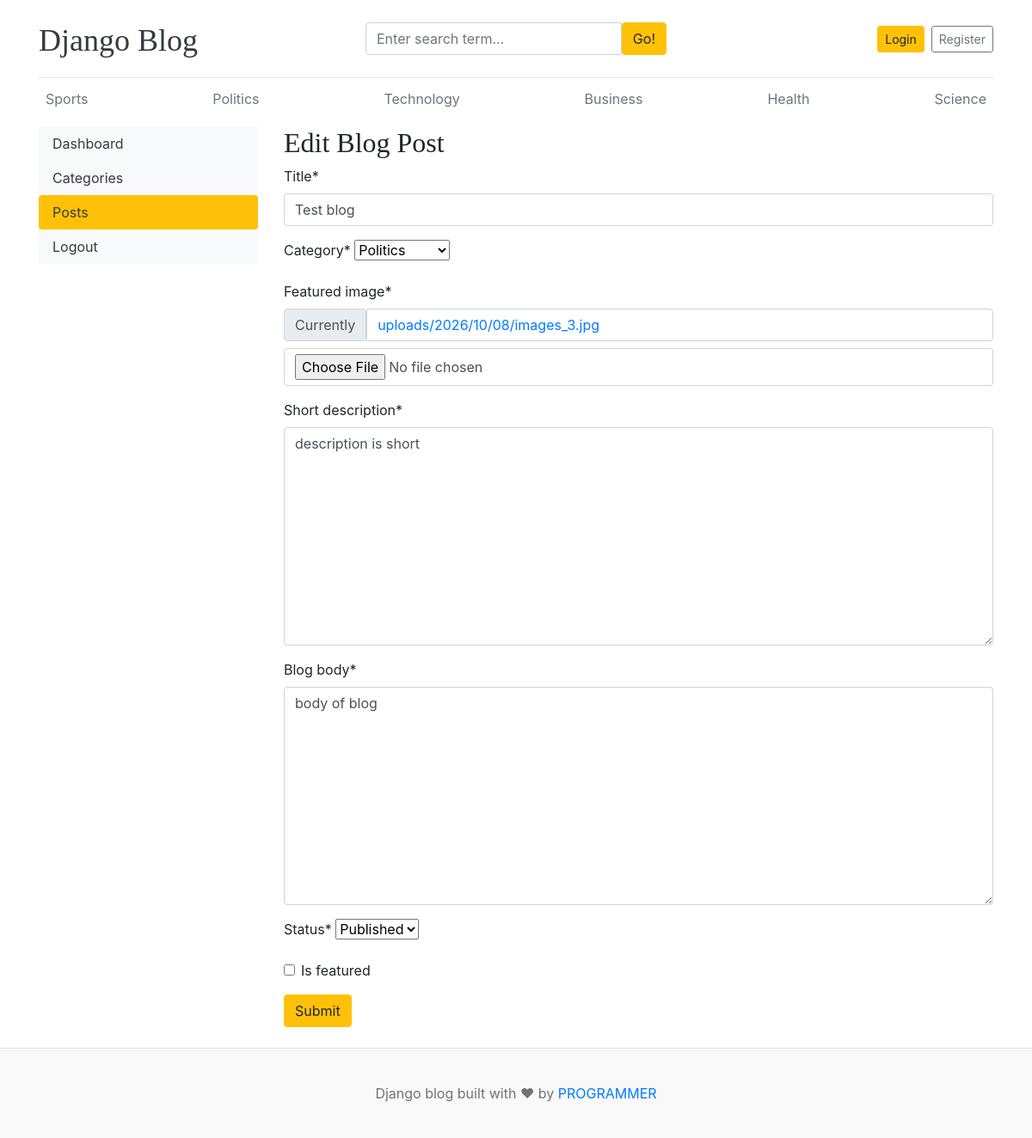
Before: /dashboard/posts/edit/1/ with the older database file.
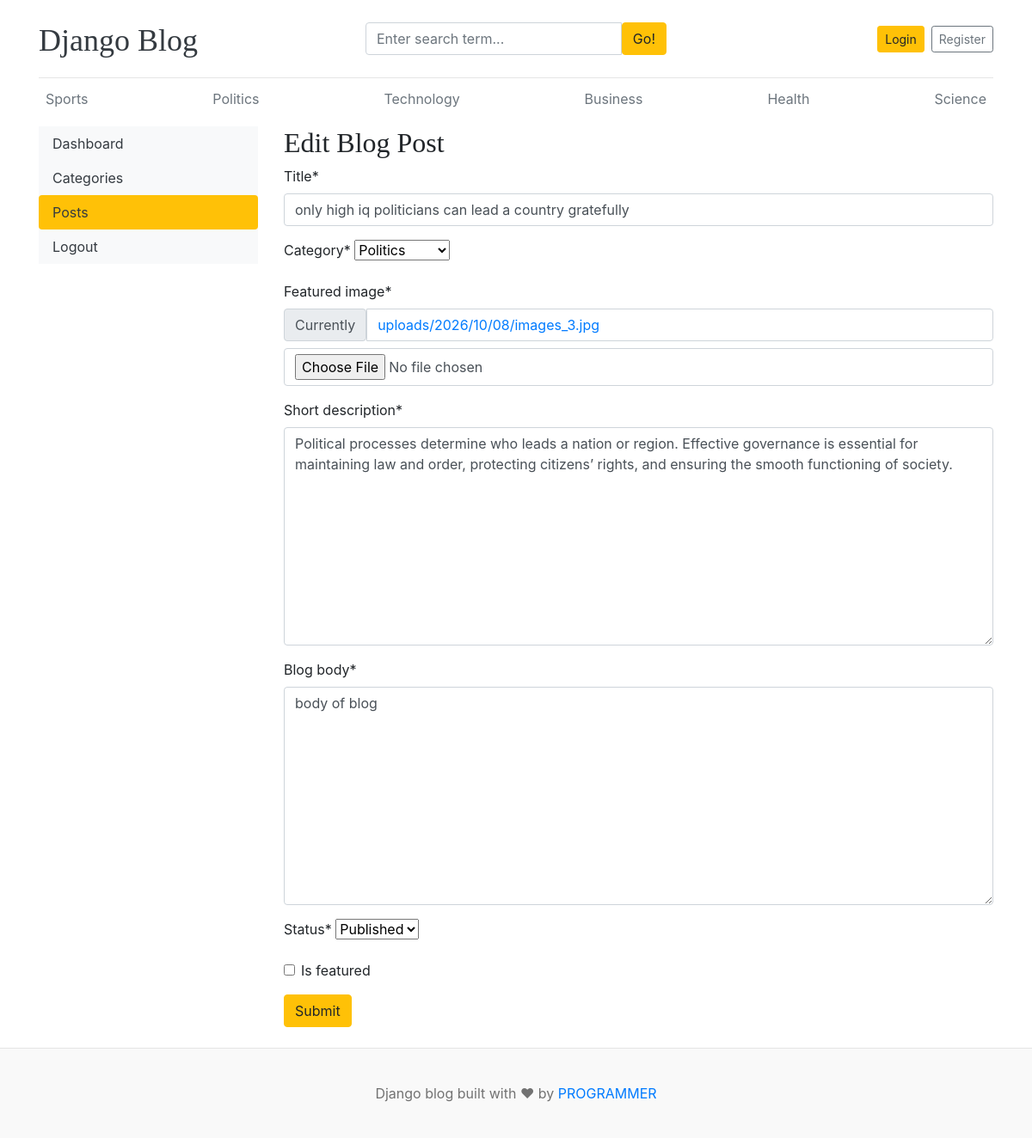
After: the same page with the newer database file.
### blogs/models.py (models this page shows, shortened)
class Blog(models.Model):
    title = models.CharField(max_length=100)
    slug = models.SlugField(max_length=100, unique=True, blank=True)
    category = models.ForeignKey(Category, on_delete=models.CASCADE)
    author = models.ForeignKey(User, on_delete=models.CASCADE)
    featured_image = models.ImageField(upload_to='uploads/%Y/%m/%d/')
    short_description = models.TextField(max_length=500)
    blog_body = models.TextField(max_length=2000)
    status = models.CharField(choices=STATUS_CHOICES, default="draft", max_length=20)
    is_featured = models.BooleanField(default=False)
    created_at = models.DateTimeField(auto_now_add=True)
    updated_at = models.DateTimeField(auto_now=True)

### dashboards/views.py (the view, shortened to what this page needs)
# urls.py: path('posts/edit/<int:pk>/',views.edit_post, name='edit_post'),
def edit_post(request, pk):
    post = get_object_or_404(Blog, pk=pk)
    form = BlogPostForm(instance=post)
    context = {
        'form':form,
        'post':post
    }
    return render(request, 'dashboard/edit_post.html',context)

### dashboards/forms.py
class BlogPostForm(forms.ModelForm):
    class Meta:
        model = Blog
        fields = (
            "title",
            "category",
            "featured_image",
            "short_description",
            "blog_body",
            "status",
            "is_featured",
        )

### blogs/context_processors.py (called while the page is built)
def get_cat(request):
    categories = Category.objects.all()
    return dict(categories=categories)

def get_social_links(request):
    social_links = SocialLink.objects.all()
    return dict(social_links=social_links)

### blogs/models.py (called while the page is built)
    def __str__(self):
        return self.category_name

### templates/dashboard/edit_post.html (shortened to what this page needs)
{% extends 'base.html' %}
{% block content %}
{% load crispy_forms_tags %}
<div class="row">
    {% include 'dashboard/sidebar.html' %}
    <div class="col-md-9">
        <h2>Edit Blog Post</h2>
        <form action="{% url 'edit_post' post.id %}" method="POST" enctype="multipart/form-data">
            {{ form | crispy }}
            <button type="submit" class="btn btn-warning">Submit</button>
        </form>
        <br>
    </div>
</div>
{% endblock %}

Changed rows visible on the page:
changed Blog "Politics": title "Test blog" → "only high iq politicians can lead a country gratefully"; short_description "description is short" → "Political processes determine who leads a nation or region. Effective governance is essential for maintaining law and order, protecting citizens’ rights, and ensuring the smooth functioning of society."
